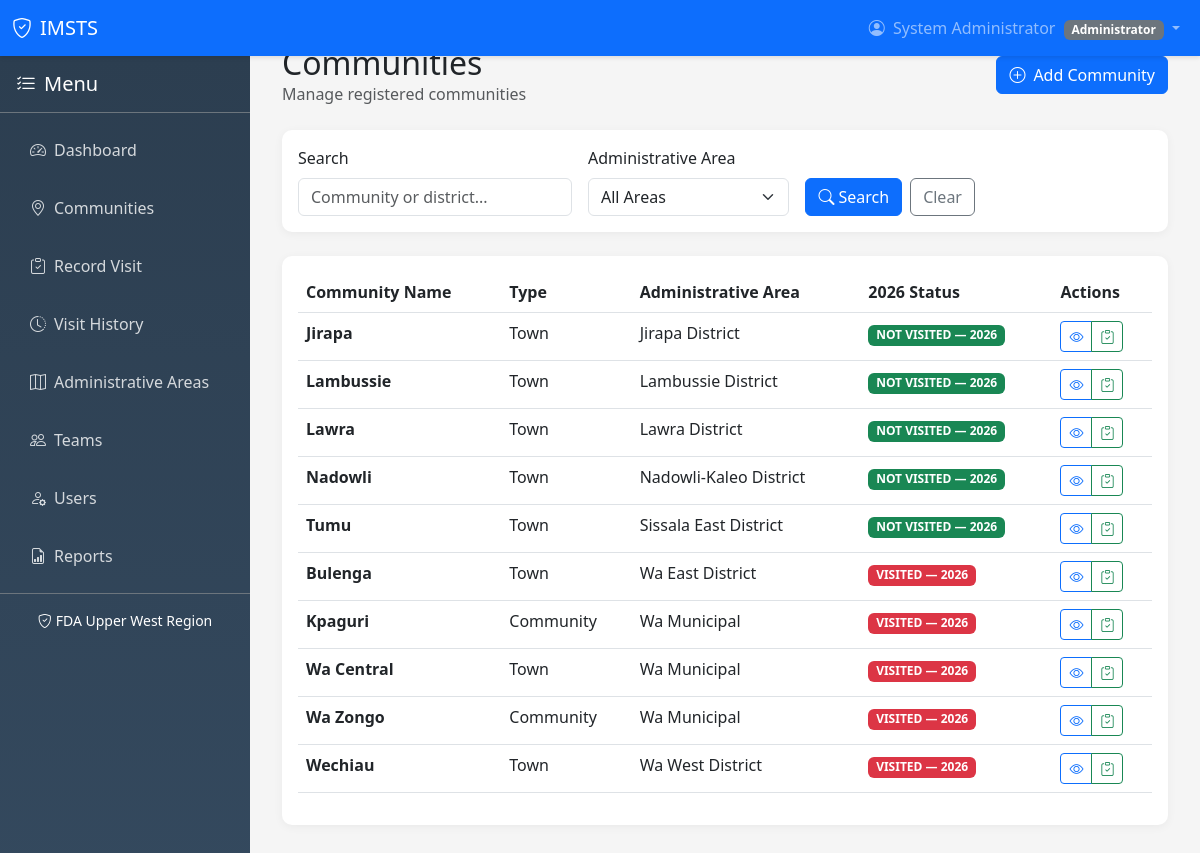
/communities/index.php (signed in), run on the app's committed database.
### tables this page shows
CREATE TABLE IF NOT EXISTS communities (
    id INT AUTO_INCREMENT PRIMARY KEY,
    community_name VARCHAR(100) NOT NULL,
    locality_type ENUM('community', 'village', 'town') NOT NULL DEFAULT 'community',
    administrative_area_id INT NOT NULL,
    latitude DECIMAL(10, 8),
    longitude DECIMAL(11, 8),
    description TEXT,
    status ENUM('active', 'inactive') NOT NULL DEFAULT 'active',
    created_at TIMESTAMP DEFAULT CURRENT_TIMESTAMP,
    updated_at TIMESTAMP DEFAULT CURRENT_TIMESTAMP ON UPDATE CURRENT_TIMESTAMP,
    FOREIGN KEY (administrative_area_id) REFERENCES administrative_areas(id) ON DELETE RESTRICT,
    UNIQUE KEY unique_community_area (community_name, administrative_area_id)
);

### includes/auth.php (called while the page is built, shortened)
<?php
function isSupervisorOrAdmin() {
    return in_array($_SESSION['role'], ['supervisor', 'administrator']);
}
?>

### config/database.php (called while the page is built, shortened)
<?php
$databaseUrl = getenv('DATABASE_URL');
if ($databaseUrl) {
    $parsedUrl = parse_url($databaseUrl);
    $dbHost = $parsedUrl['host'];
    $dbPort = $parsedUrl['port'] ?? 5432;
    $dbName = ltrim($parsedUrl['path'], '/');
    $dbUser = $parsedUrl['user'];
    $dbPass = $parsedUrl['pass'];
    $dbType = 'pgsql';
} else {
    $dbType = 'mysql';
    $dbHost = 'localhost';
    $dbName = 'imsts_db';
    $dbUser = 'root';
    $dbPass = '';
    $dbPort = 3306;
}
try {
    if ($dbType === 'pgsql') {
        $dsn = "pgsql:host=$dbHost;port=$dbPort;dbname=$dbName";
        $options = [
            PDO::ATTR_ERRMODE => PDO::ERRMODE_EXCEPTION,
            PDO::ATTR_DEFAULT_FETCH_MODE => PDO::FETCH_ASSOC,
            PDO::ATTR_EMULATE_PREPARES => false,
        ];
        $pdo = new PDO($dsn, $dbUser, $dbPass, $options);
    } else {
        $dsn = "mysql:host=$dbHost;port=$dbPort;dbname=$dbName;charset=utf8mb4";
        $options = [
            PDO::ATTR_ERRMODE => PDO::ERRMODE_EXCEPTION,
            PDO::ATTR_DEFAULT_FETCH_MODE => PDO::FETCH_ASSOC,
            PDO::ATTR_EMULATE_PREPARES => false,
        ];
        $pdo = new PDO($dsn, $dbUser, $dbPass, $options);
    }
} catch (PDOException $e) {
    error_log("Database Connection Error: " . $e->getMessage());
    die("Database connection failed. Please check your configuration.");
}
function executeQuery($sql, $params = []) {
    global $pdo;
    try {
        $stmt = $pdo->prepare($sql);
        $stmt->execute($params);
        return $stmt;
    } catch (PDOException $e) {
        error_log("Query Error: " . $e->getMessage());
        throw $e;
    }
}
function fetchOne($sql, $params = []) {
    $stmt = executeQuery($sql, $params);
    return $stmt->fetch();
}
function fetchAll($sql, $params = []) {
    $stmt = executeQuery($sql, $params);
    return $stmt->fetchAll();
}
?>

### communities/index.php (the view, shortened to what this page needs)
<?php
require_once '../includes/auth.php';
require_once '../includes/functions.php';
$currentYear = getOperationalYear();
$search = $_GET['search'] ?? '';
$page = $_GET['page'] ?? 1;
$perPage = 20;
$offset = ($page - 1) * $perPage;
$sql = "SELECT c.*, aa.name as area_name, aa.type as area_type,
        (SELECT COUNT(*) FROM surveillance_visits sv WHERE sv.community_id = c.id AND sv.operational_year = ? AND sv.is_override = FALSE) as visit_count
        FROM communities c
        JOIN administrative_areas aa ON c.administrative_area_id = aa.id
        WHERE c.status = 'active'";
$params = [$currentYear];
$sql .= " ORDER BY aa.name, c.community_name LIMIT $perPage OFFSET $offset";
$communities = fetchAll($sql, $params);
include '../includes/header.php';
?>
<div class="d-flex justify-content-between align-items-center mb-4">
    <div>
        <h2 class="mb-0">Communities</h2>
        <p class="text-muted mb-0">Manage registered communities</p>
    </div>
    <?php if (isSupervisorOrAdmin()): ?>
    <a href="add.php" class="btn btn-primary"><i class="bi bi-plus-circle me-2"></i>Add Community</a>
    <?php endif; ?>
</div>
<div class="card mb-4">
    <div class="card-body">
        <form method="GET" action="">
            <div class="row g-3">
                <div class="col-md-4">
                    <label class="form-label">Search</label>
                    <input type="text" class="form-control" name="search" value="<?php echo htmlspecialchars($search); ?>" placeholder="Community or district...">
                </div>
                <div class="col-md-3">
                    <label class="form-label">Administrative Area</label>
                    <select class="form-select" name="area">
                        <option value="">All Areas</option>
                    </select>
                </div>
                <div class="col-md-3">
                    <label class="form-label">&nbsp;</label>
                    <div class="d-flex gap-2">
                        <button type="submit" class="btn btn-primary"><i class="bi bi-search me-1"></i>Search</button>
                        <a href="index.php" class="btn btn-outline-secondary">Clear</a>
                    </div>
                </div>
            </div>
        </form>
    </div>
</div>
<div class="card">
    <div class="card-body">
        <?php if (empty($communities)): ?>
        <div class="text-center py-5">
            <i class="bi bi-geo-alt fs-1 text-muted"></i>
            <p class="text-muted mt-3">No communities found.</p>
        </div>
        <?php else: ?>
        <div class="table-responsive">
            <table class="table table-hover">
                <thead>
                    <tr>
                        <th>Community Name</th>
                        <th>Type</th>
                        <th>Administrative Area</th>
                        <th><?php echo $currentYear; ?> Status</th>
                        <th>Actions</th>
                    </tr>
                </thead>
                <tbody>
                    <?php foreach ($communities as $community): ?>
                    <tr>
                        <td><strong><?php echo htmlspecialchars($community['community_name']); ?></strong></td>
                        <td><?php echo ucfirst($community['locality_type']); ?></td>
                        <td><?php echo htmlspecialchars($community['area_name']); ?></td>
                        <td><?php echo getVisitStatusBadge($community['id'], $currentYear); ?></td>
                        <td>
                            <div class="btn-group btn-group-sm">
                                <a href="view.php?id=<?php echo $community['id']; ?>" class="btn btn-outline-primary"><i class="bi bi-eye"></i></a>
                                <a href="../visits/record.php?community=<?php echo $community['id']; ?>" class="btn btn-outline-success"><i class="bi bi-clipboard-check"></i></a>
                            </div>
                        </td>
                    </tr>
                    <?php endforeach; ?>
                </tbody>
            </table>
        </div>
        <?php endif; ?>
    </div>
</div>
<?php include '../includes/footer.php'; ?>

### includes/header.php (shortened to what this page needs)
<!DOCTYPE html>
<html lang="en">
<head>
    <link href="https://cdn.jsdelivr.net/npm/bootstrap@5.3.0/dist/css/bootstrap.min.css" rel="stylesheet">
    <link rel="stylesheet" href="https://cdn.jsdelivr.net/npm/bootstrap-icons@1.10.0/font/bootstrap-icons.css">
</head>
<body>
    <nav class="navbar navbar-expand-lg navbar-dark bg-primary fixed-top">
        <div class="container-fluid">
            <a class="navbar-brand" href="dashboard.php">
                <i class="bi bi-shield-check me-2"></i>IMSTS
            </a>
            <div class="collapse navbar-collapse" id="navbarNav">
                <ul class="navbar-nav ms-auto">
                    <li class="nav-item dropdown">
                        <a class="nav-link dropdown-toggle" href="#" data-bs-toggle="dropdown">
                            <i class="bi bi-person-circle me-1"></i>
                            <?php echo htmlspecialchars($_SESSION['full_name']); ?>
                            <span class="badge bg-secondary ms-1"><?php echo ucfirst($_SESSION['role']); ?></span>
                        </a>
                    </li>
                </ul>
            </div>
        </div>
    </nav>
    <div class="page-content">
        <?php include 'includes/sidebar.php'; ?>
        <div style="margin-left: 0;">
            <div class="container-fluid py-4">

### includes/sidebar.php
<?php
$currentRole = $_SESSION['role'] ?? '';
?>
<nav class="sidebar">
    <div class="p-3 border-bottom border-secondary">
        <h5 class="text-white mb-0"><i class="bi bi-list-check me-2"></i>Menu</h5>
    </div>
    <ul class="nav flex-column py-2">
        <li class="nav-item">
            <a class="nav-link <?php echo basename($_SERVER['PHP_SELF']) == 'dashboard.php' ? 'active' : ''; ?>" href="dashboard.php">
                <i class="bi bi-speedometer2 me-2"></i>Dashboard
            </a>
        </li>
        <li class="nav-item">
            <a class="nav-link <?php echo strpos(basename($_SERVER['PHP_SELF']), 'communities') !== false ? 'active' : ''; ?>" href="communities/index.php">
                <i class="bi bi-geo-alt me-2"></i>Communities
            </a>
        </li>
        <li class="nav-item">
            <a class="nav-link <?php echo strpos(basename($_SERVER['PHP_SELF']), 'visits') !== false ? 'active' : ''; ?>" href="visits/record.php">
                <i class="bi bi-clipboard-check me-2"></i>Record Visit
            </a>
        </li>
        <li class="nav-item">
            <a class="nav-link <?php echo basename($_SERVER['PHP_SELF']) == 'visits/history.php' ? 'active' : ''; ?>" href="visits/history.php">
                <i class="bi bi-clock-history me-2"></i>Visit History
            </a>
        </li>
        <?php if (in_array($currentRole, ['administrator', 'supervisor'])): ?>
        <li class="nav-item">
            <a class="nav-link <?php echo strpos(basename($_SERVER['PHP_SELF']), 'areas') !== false ? 'active' : ''; ?>" href="areas/index.php">
                <i class="bi bi-map me-2"></i>Administrative Areas
            </a>
        </li>
        <li class="nav-item">
            <a class="nav-link <?php echo strpos(basename($_SERVER['PHP_SELF']), 'teams') !== false ? 'active' : ''; ?>" href="teams/index.php">
                <i class="bi bi-people me-2"></i>Teams
            </a>
        </li>
        <?php endif; ?>
        <?php if ($currentRole == 'administrator'): ?>
        <li class="nav-item">
            <a class="nav-link <?php echo strpos(basename($_SERVER['PHP_SELF']), 'users') !== false ? 'active' : ''; ?>" href="users/index.php">
                <i class="bi bi-person-gear me-2"></i>Users
            </a>
        </li>
        <?php endif; ?>
        <li class="nav-item">
            <a class="nav-link <?php echo strpos(basename($_SERVER['PHP_SELF']), 'reports') !== false ? 'active' : ''; ?>" href="reports/index.php">
                <i class="bi bi-file-earmark-bar-graph me-2"></i>Reports
            </a>
        </li>
    </ul>
    <div class="p-3 border-top border-secondary mt-auto">
        <div class="text-white small text-center">
            <i class="bi bi-shield-check me-1"></i>FDA Upper West Region
        </div>
    </div>
</nav>

### includes/functions.php (shortened to what this page needs)
<?php
require_once 'config/database.php';
function getOperationalYear($date = null) {
    if ($date === null) $date = date('Y-m-d');
    return (int)date('Y', strtotime($date));
}
function getCommunityVisitForYear($communityId, $year) {
    $sql = "SELECT sv.*, vo.outcome_name, t.team_name, t.team_identifier, u.full_name as officer_name
            FROM surveillance_visits sv
            JOIN visit_outcomes vo ON sv.inspection_outcome_id = vo.id
            JOIN teams t ON sv.team_id = t.id
            JOIN users u ON sv.officer_id = u.id
            WHERE sv.community_id = ? AND sv.operational_year = ? AND sv.is_override = FALSE
            ORDER BY sv.visit_date DESC LIMIT 1";
    return fetchOne($sql, [$communityId, $year]);
}
function getVisitStatusBadge($communityId, $year = null) {
    $visit = getCommunityVisitForYear($communityId, $year);
    if ($visit) {
        return '<span class="badge bg-danger">VISITED — ' . $year . '</span>';
    } else {
        return '<span class="badge bg-success">NOT VISITED — ' . $year . '</span>';
    }
}
?>

### includes/footer.php (shortened to what this page needs)
            </div>
        </div>
    </div>
</body>
</html>

### includes/header.php (style rules this page uses)
body { background-color: #f5f5f5; }
.navbar { box-shadow: 0 2px 4px rgba(0,0,0,0.1); }
.sidebar { width: 250px; background: linear-gradient(180deg, #2c3e50 0%, #34495e 100%); position: fixed; top: 56px; bottom: 0; left: 0; overflow-y: auto; color: white; }
.sidebar .nav-link { color: rgba(255,255,255,0.8); padding: 12px 20px; margin: 5px 10px; border-radius: 5px; }
.page-content { margin-left: 250px; padding: 20px; }
.card { border: none; border-radius: 10px; box-shadow: 0 2px 10px rgba(0,0,0,0.05); margin-bottom: 20px; }

### data on the page
communities: community_name "Jirapa", locality_type "Town", administrative_area.name "Jirapa District"
communities: community_name "Lambussie", locality_type "Town", administrative_area.name "Lambussie District"
communities: community_name "Lawra", locality_type "Town", administrative_area.name "Lawra District"
communities: community_name "Nadowli", locality_type "Town", administrative_area.name "Nadowli-Kaleo District"
communities: community_name "Tumu", locality_type "Town", administrative_area.name "Sissala East District"
communities: community_name "Bulenga", locality_type "Town", administrative_area.name "Wa East District"
communities: community_name "Kpaguri", locality_type "Community", administrative_area.name "Wa Municipal"
communities: community_name "Wa Central", locality_type "Town", administrative_area.name "Wa Municipal"
communities: community_name "Wa Zongo", locality_type "Community", administrative_area.name "Wa Municipal"
communities: community_name "Wechiau", locality_type "Town", administrative_area.name "Wa West District"

### other printed values
$_SESSION['full_name'] "System Administrator"
$_SESSION['role'] "Administrator"
$currentYear "2026"
